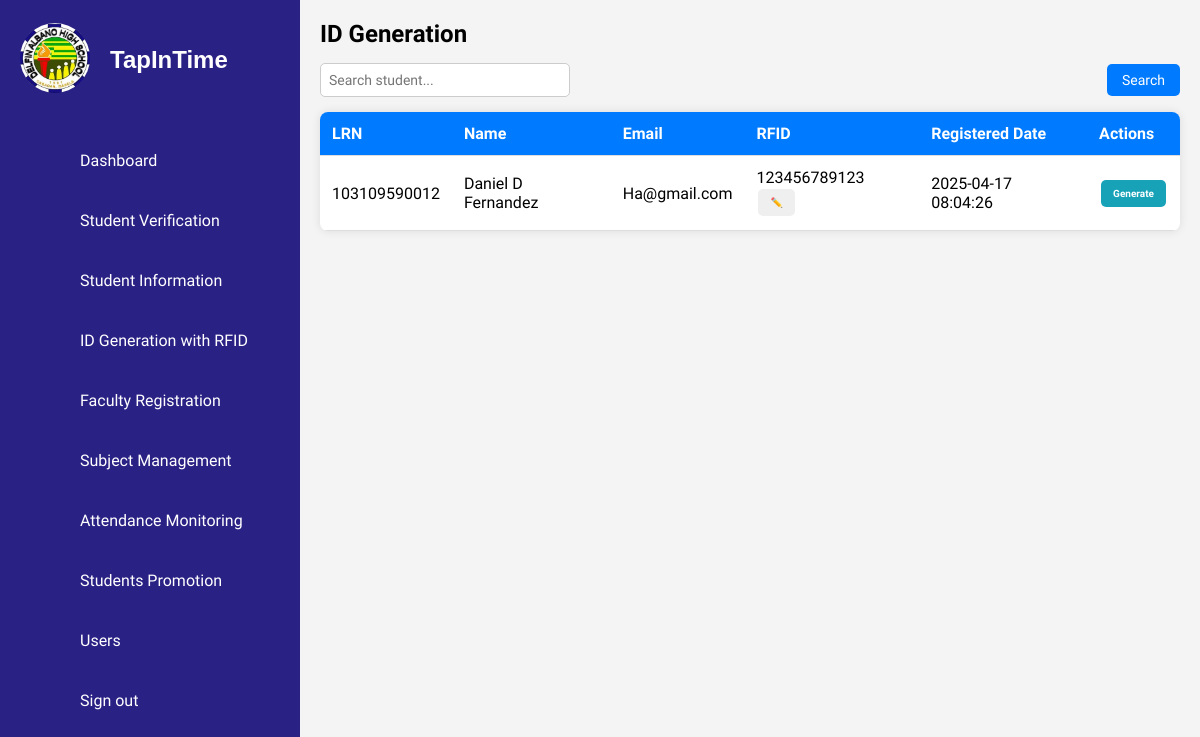
The page /id_generation.php (signed in) on the database as committed earlier.
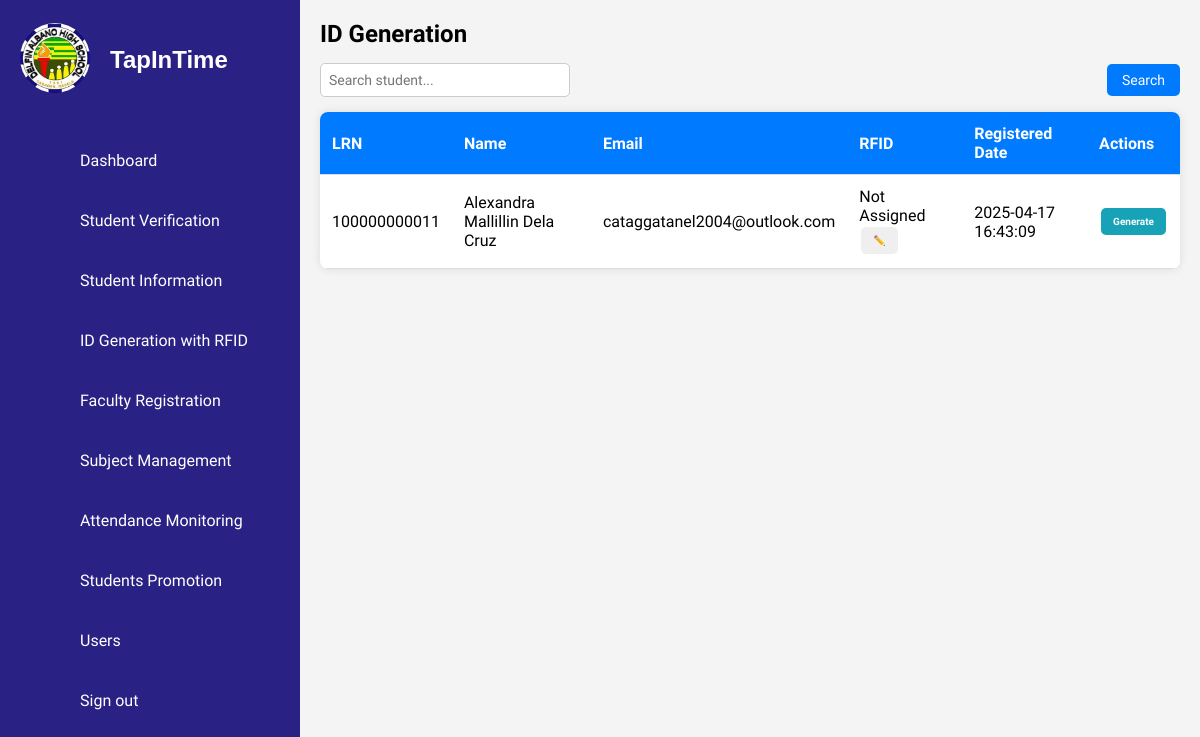
The same page on the database as committed later.
### tables this page shows
CREATE TABLE `students` (
  `id` int(11) NOT NULL,
  `first_name` varchar(50) NOT NULL,
  `middle_name` varchar(50) DEFAULT NULL,
  `last_name` varchar(50) NOT NULL,
  `lrn` varchar(12) NOT NULL,
  `date_of_birth` date NOT NULL,
  `gender` enum('Male','Female') NOT NULL,
  `citizenship` varchar(50) NOT NULL,
  `address` text NOT NULL,
  `contact_number` varchar(15) NOT NULL,
  `email` varchar(100) NOT NULL,
  `guardian_name` varchar(100) NOT NULL,
  `guardian_contact` varchar(15) NOT NULL,
  `guardian_address` varchar(250) NOT NULL,
  `guardian_relationship` varchar(50) NOT NULL,
  `elementary_school` varchar(100) NOT NULL,
  `year_graduated` year(4) NOT NULL,
  `birth_certificate` varchar(255) NOT NULL,
  `id_photo` varchar(255) NOT NULL,
  `good_moral` varchar(255) DEFAULT NULL,
  `student_signature` varchar(255) NOT NULL,
  `section` varchar(50) DEFAULT NULL,
  `school_year` varchar(9) NOT NULL,
  `grade_level` varchar(20) DEFAULT NULL,
  `student_type` varchar(50) NOT NULL,
  `verified_at` timestamp NOT NULL DEFAULT current_timestamp(),
  `created_at` timestamp NOT NULL DEFAULT current_timestamp(),
  `rfid` varchar(50) DEFAULT NULL
);

### id_generation.php (the view, shortened to what this page needs)
<!DOCTYPE html>
<html lang="en">
<head>
    <link rel="stylesheet" href="assets/css/style.css">
    <link rel="stylesheet" href="assets/css/ids.css">
    <link rel="stylesheet" href="assets/css/rfid.css">
</head>
<body>
    <?php include('sidebar.php'); ?>
    <div class="main-content">
        <h2>ID Generation</h2>
        <div class="search-container">
            <input type="text" id="searchInput" placeholder="Search student...">
            <button onclick="searchStudent()">Search</button>
        </div>
        <?php
        include 'db_connection.php';
        $sql = "SELECT lrn, first_name, middle_name, last_name, email, rfid, created_at FROM students";
        $result = mysqli_query($conn, $sql);
        ?>
        <table class="student-table">
            <thead>
                <tr>
                    <th>LRN</th>
                    <th>Name</th>
                    <th>Email</th>
                    <th>RFID</th>
                    <th>Registered Date</th>
                    <th>Actions</th>
                </tr>
            </thead>
            <tbody id="studentTableBody">
                <?php while ($row = mysqli_fetch_assoc($result)): ?>
                    <?php
                        $full_name = $row['first_name'] . ' ' .
                                    (!empty($row['middle_name']) ? $row['middle_name'] . ' ' : '') .
                                    $row['last_name'];
                    ?>
                    <tr>
                        <td><?php echo $row['lrn']; ?></td>
                        <td><?php echo $full_name; ?></td>
                        <td><?php echo $row['email']; ?></td>
                        <td>
                        <span class="rfid-value" data-lrn="<?php echo $row['lrn']; ?>">
                        <?php echo $row['rfid'] ?? 'Not Assigned'; ?>
                        </span>
                         <button class="edit-rfid-btn" data-lrn="<?php echo $row['lrn']; ?>">
                          ✏️
                         </button>
                        </td>
                        <td><?php echo $row['created_at']; ?></td>
                        <td>
                            <button class="generate-btn" data-lrn="<?php echo $row['lrn']; ?>">Generate</button>
                        </td>
                    </tr>
                <?php endwhile; ?>
            </tbody>
        </table>
    </div>
</body>
</html>

### sidebar.php (shortened to what this page needs)
<?php
$userRole = $_SESSION['user_role'] ?? '';
?>
<div class="container">
    <div class="navigation">
        <ul>
            <li class="brand-logo">
                <a href="#">
                    <div class="logo-container">
                        <img src="assets/imgs/dahs.jpg" alt="TapInTime Logo">
                    </div>
                    <span class="title">TapInTime</span>
                </a>
            </li>
            <?php if ($userRole !== 'counselor'): ?>
                <li>
                    <a href="dashboard.php">
                        <span class="icon"><ion-icon name="home-outline"></ion-icon></span>
                        <span class="title">Dashboard</span>
                    </a>
                </li>
            <?php endif; ?>
            <?php if ($userRole === 'counselor' || $userRole === 'admin' || $userRole === 'superadmin'): ?>
                <li>
                    <a href="student_verification.php">
                        <span class="icon"><ion-icon name="checkmark-done-circle-outline"></ion-icon></span>
                        <span class="title">Student Verification</span>
                    </a>
                </li>
                <li>
                    <a href="student_details.php">
                        <span class="icon"><ion-icon name="people-circle-outline"></ion-icon> </span>
                        <span class="title">Student Information</span>
                    </a>
                </li>
                <li>
                    <a href="id_generation.php">
                        <span class="icon"><ion-icon name="card-outline"></ion-icon></span>
                        <span class="title">ID Generation with RFID</span>
                    </a>
                </li>
            <?php endif; ?>
            <?php if ($userRole !== 'counselor'): ?>
                <li>
                    <a href="faculty_registration.php">
                        <span class="icon"><ion-icon name="school-outline"></ion-icon></span>
                        <span class="title">Faculty Registration</span>
                    </a>
                </li>
                <li>
                    <a href="subject_management.php">
                        <span class="icon"><ion-icon name="library-outline"></ion-icon></span>
                        <span class="title">Subject Management</span>
                    </a>
                </li>
                <li>
                    <a href="attendance_monitoring.html">
                        <span class="icon"><ion-icon name="stats-chart-outline"></ion-icon></span>
                        <span class="title">Attendance Monitoring</span>
                    </a>
                </li>
                <li>
                    <a href="student_promotion.php">
                        <span class="icon"><ion-icon name="ribbon-outline"></ion-icon></span>
                        <span class="title">Students Promotion</span>
                    </a>
                </li>
            <?php endif; ?>
            <?php if ($userRole === 'superadmin'): ?>
            <li>
            <a href="user.php">
            <span class="icon"><ion-icon name="person-outline"></ion-icon></span>
            <span class="title">Users</span>
            </a>
            </li>
            <?php endif; ?>
            <li>
                <a href="index.php">
                    <span class="icon"><ion-icon name="log-in-outline"></ion-icon></span>
                    <span class="title">Sign out</span>
                </a>
            </li>
        </ul>
    </div>
</div>

### assets/css/style.css (style rules this page uses)
* { font-family: 'Ubuntu', sans-serif; margin: 0; padding: 0; box-sizing: border-box; }
:root { --blue: #2a2185; --white: #fff; --gray: #f5f5f5; --black1: #222; --black2: #999; }
body { min-height: 100vh; overflow-x: hidden; }
.container { position: relative; width: 100%; }
.navigation { position: fixed; width: 300px; height: 100%; background: var(--blue); border-left: 10px solid var(--blue); transition: 0.5s; overflow: hidden; overflow-y: auto; scrollbar-width: none; -ms-overflow-style: none; }
.navigation ul { position: absolute; top: 0; left: 0; width: 100%; }
.navigation ul li { position: relative; width: 100%; list-style: none; border-top-left-radius: 30px; border-bottom-left-radius: 30px; }
.navigation ul li:nth-child(1) { margin-bottom: 40px; pointer-events: none; text-align: center; }
.navigation ul li a { display: flex; align-items: center; text-decoration: none; color: var(--white); height: 60px; }
.navigation ul li a .icon { min-width: 60px; height: 60px; display: flex; align-items: center; justify-content: center; }
.navigation ul li a .title { display: flex; align-items: center; padding-left: 10px; white-space: nowrap; }
.logo-container img { width: 70px; height: 70px; border-radius: 50%; object-fit: cover; }
.brand-logo { display: flex; align-items: center; justify-content: start; padding-left: 10px; padding-top: 30px; }
.brand-logo .title { font-size: 1.5rem; font-weight: 600; font-family: 'Poppins', sans-serif; color: var(--white); margin-left: 10px; white-space: nowrap; }
.main-content { margin-left: 300px; padding: 20px; background-color: #f4f4f4; min-height: 100vh; overflow-x: hidden; width: calc(100% - 300px); }
.main-content h2 { font-size: 24px; font-weight: bold; margin-bottom: 15px; }
.search-container { display: flex; justify-content: space-between; align-items: center; margin-bottom: 15px; }
.search-container input { width: 250px; padding: 8px; border: 1px solid #ccc; border-radius: 5px; font-size: 14px; }
.search-container button { padding: 8px 15px; background-color: #007bff; color: white; border: none; border-radius: 5px; cursor: pointer; font-size: 14px; }
.student-table { width: 100%; border-collapse: collapse; background: white; border-radius: 8px; overflow: hidden; box-shadow: 0 0 10px rgba(0, 0, 0, 0.1); }
.student-table td { text-align: center; vertical-align: middle; padding: 10px; }
.student-table td button { display: inline-flex; padding: 8px 12px; margin: 2px; border: none; border-radius: 5px; font-size: 10px; cursor: pointer; transition: 0.3s; }
.student-table th, .student-table td { padding: 12px; text-align: left; border-bottom: 1px solid #ddd; }
.student-table th { background-color: #007bff; color: white; }
.generate-btn { padding: 8px 16px; border: none; border-radius: 5px; cursor: pointer; font-size: 14px; background-color: #17a2b8; color: white; font-weight: bold; transition: background-color 0.3s ease; }

Rows that differ between the two databases and show on the page:
removed students: lrn "103109590012", full_name "Daniel D Fernandez", email "Ha@gmail.com", rfid "123456789123", created_at "2025-04-17 08:04:26"
added students: lrn "100000000011", full_name "Alexandra Mallillin Dela Cruz", email "cataggatanel2004@outlook.com", rfid "Not Assigned", created_at "2025-04-17 16:43:09"
